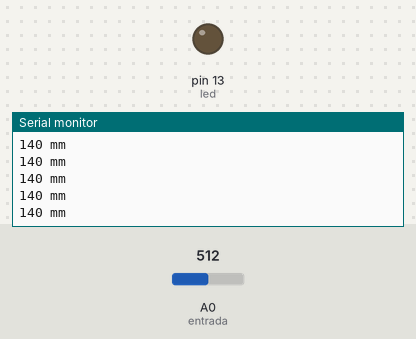
Simulated run of this sketch. Board: Arduino Uno, built with avr-gcc and run on an emulated ATmega328P. Shown: output pins drawn as LEDs (lit = HIGH), the last lines printed to the serial monitor. The test bench sets the inputs (shaded band); at power-on: A0 (entrada) = 512.

Above: at 1.2 s.
1.3 s: A0 (entrada) set to 729
At 2.0 s:
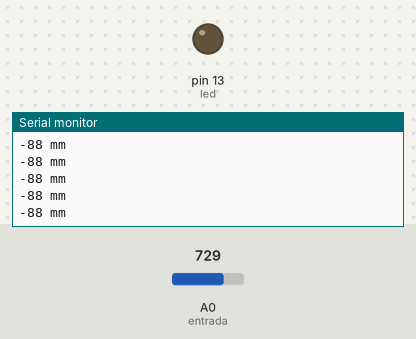
2.8 s: A0 (entrada) set to 749
At 3.5 s:
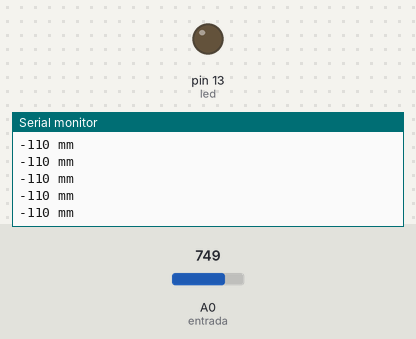
Timing chart, 0 to 5.8 s (numbered marks = the images above; inputs shaded):
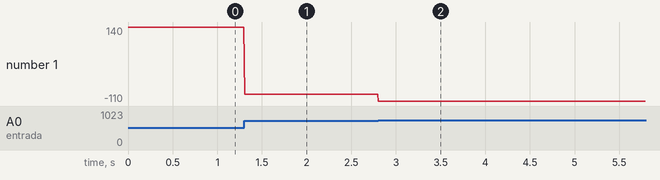

The sketch:

inputDigital_Sharp.ino
```cpp
int entrada = A0;
int led = 13;

void setup() {
  pinMode(led, OUTPUT);

  Serial.begin(9600);

}

void loop() {
  int valor = analogRead(entrada);
  int mili = map(valor, 550, 171, 100, 500);
  Serial.print(mili);
  Serial.println(" mm");

  delay(10);
}
```

Measured:
- after the input at 1.3 s, the serial monitor: prints a new line at once (image 1)
- after the input at 2.8 s, the serial monitor: prints a new line at once (image 2)
- plotted number 1: 140 → -88 after the input at 1.3 s, -88 → -110 after the input at 2.8 s
